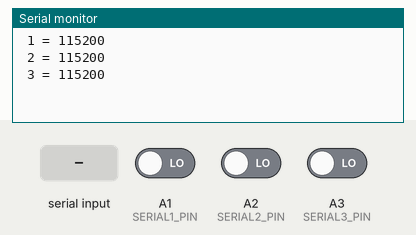
This sketch was run on a simulated Arduino Mega 2560, built with avr-gcc and run on an emulated ATmega2560. Shown: the last lines printed to the serial monitor. The test bench sets the inputs (shaded band); at power-on: A1 (SERIAL1_PIN) LOW, A2 (SERIAL2_PIN) LOW, A3 (SERIAL3_PIN) LOW.

Above: at 1.2 s.
1.3 s: "1\n" received over the second serial link
At 2.4 s:
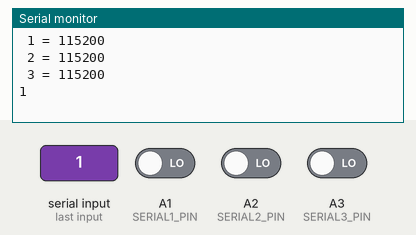
2.8 s: "0\n" received over the second serial link
At 3.5 s:
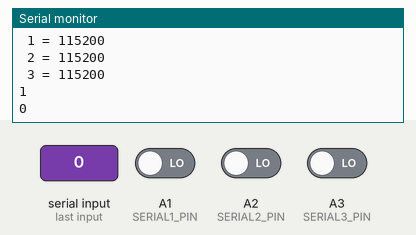
4.3 s: "2\n" received over the second serial link
At 4.6 s:
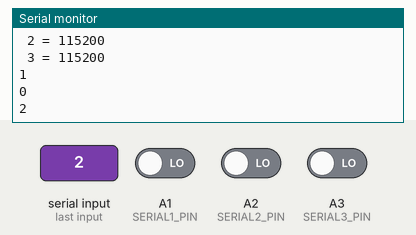

The sketch:

Mega_3to1_serial.ino
```cpp
#define SERIAL1_PIN A1
#define SERIAL2_PIN A2
#define SERIAL3_PIN A3

void setup() {
  pinMode(SERIAL1_PIN, INPUT);
  pinMode(SERIAL2_PIN, INPUT);
  pinMode(SERIAL3_PIN, INPUT);
  Serial.begin(115200);

  if (digitalRead(SERIAL1_PIN)) {
    Serial1.begin(9600);
    Serial.println(" 1 = 9600");
  }
  else {
    Serial1.begin(115200);
    Serial.println(" 1 = 115200");
  }
  if (digitalRead(SERIAL2_PIN)) {
    Serial2.begin(9600);
    Serial.println(" 2 = 9600");
  }
    else {
    Serial2.begin(115200);
    Serial.println(" 2 = 115200");
  }
  if (digitalRead(SERIAL3_PIN)) {
    Serial3.begin(9600);
    Serial.println(" 3 = 9600");
  }
    else {
    Serial3.begin(115200);
    Serial.println(" 3 = 115200");
  }

  while (!Serial || !Serial1 || !Serial2 || !Serial3) {
    ; // wait for serial port to connect. Needed for native USB
  }
}

void loop() {
  if (Serial1.available() > 0) {
    char character1 = '0';
    //Serial.print("1: ");
    while (Serial1.available() > 0) {
      if (character1 == '\n') {
        //Serial.print("1: ");
      }
      character1 = Serial1.read();
      Serial.print(character1);
      delayMicroseconds(100);
    }
  }
  if (Serial2.available() > 0) {
    char character2 = '0';
    //Serial.print("2: ");
    while (Serial2.available() > 0) {
      if (character2 == '\n') {
        //Serial.print("2: ");
      }
      character2 = Serial2.read();
      Serial.print(character2);
      delayMicroseconds(100);
    }
  }

  if (Serial3.available() > 0) {
    char character3 = '0';
    //Serial.print("3: ");
    while (Serial3.available() > 0) {
      if (character3 == '\n') {
        //Serial.print("3: ");
      }
      character3 = Serial3.read();
      Serial.print(character3);
      delayMicroseconds(100);
    }
    //Serial.print("\r\n");
  }
}
```

Measured:
- after the input at 1.3 s, the serial monitor: prints a new line at once (image 1)
- after the input at 2.8 s, the serial monitor: prints a new line at once (image 2)
- after the input at 4.3 s, the serial monitor: prints a new line at once (image 3)
